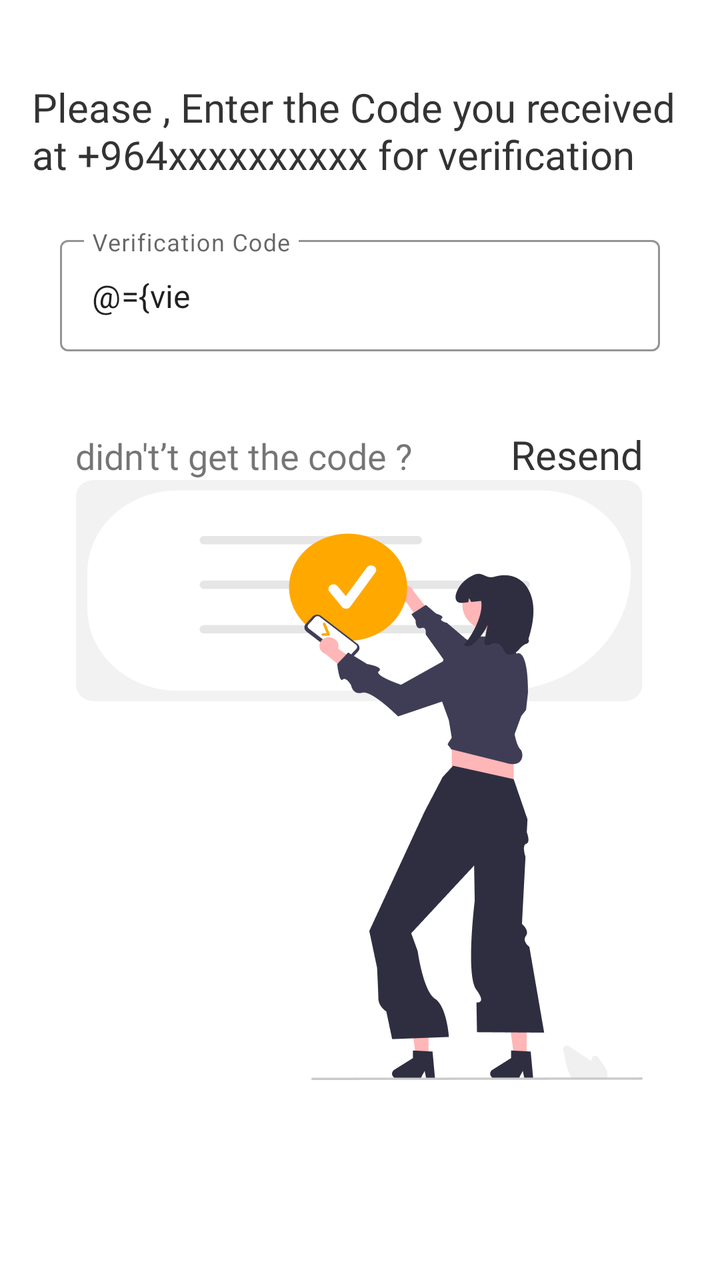
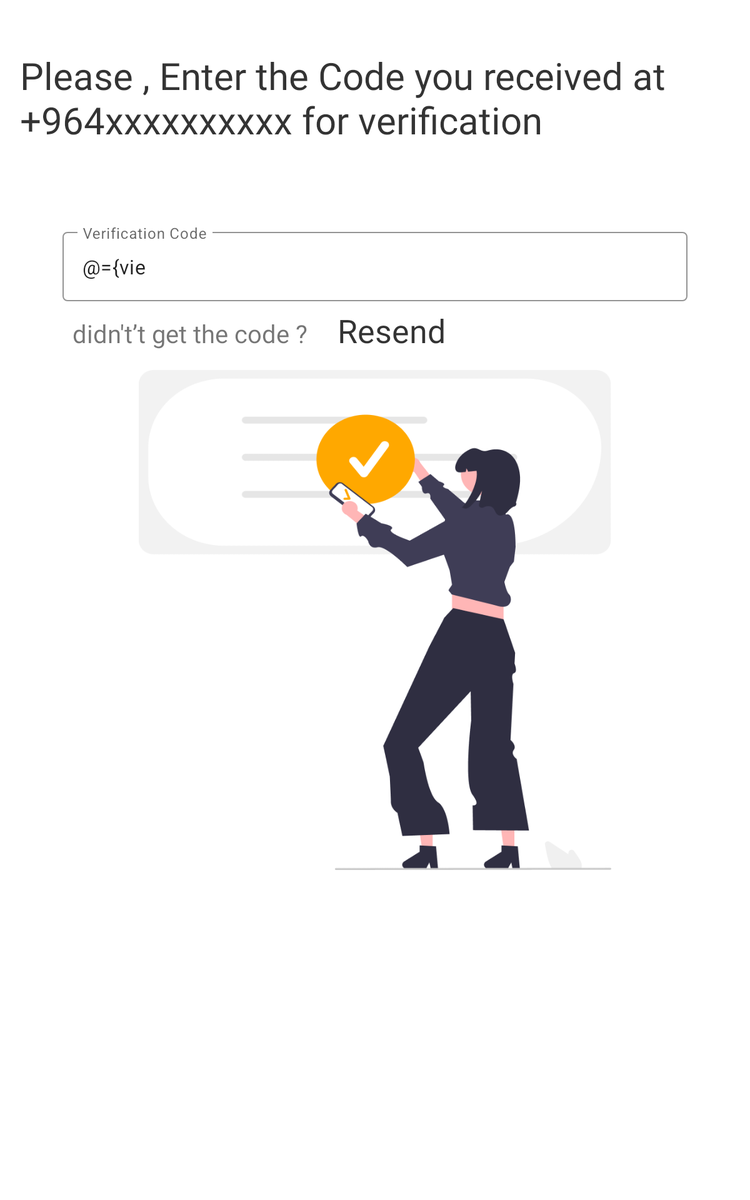

Compare how this app lays out the same screen by default and in its alternative resource folder. The renders come first, then the two layout files and the values they reference.
<!-- AndroidManifest.xml: application theme Theme.MenuPro10 -->
<!-- res/layout/fragment_otp.xml -->
<?xml version="1.0" encoding="utf-8"?>
<layout xmlns:android="http://schemas.android.com/apk/res/android"
    xmlns:app="http://schemas.android.com/apk/res-auto"
    xmlns:tools="http://schemas.android.com/tools">

    <data>
        <variable
            name="viewModel"
            type="com.mostafan3ma.android.menupro10.presentation.fragments.viewModels.OtpViewModel" />
    </data>

    <androidx.constraintlayout.widget.ConstraintLayout
        android:layout_width="match_parent"
        android:layout_height="match_parent"
        android:backgroundTint="@color/default_background"
        tools:context=".presentation.fragments.startingFragments.OtpFragment">


        <TextView
            android:id="@+id/tv_phon_number"
            style="@style/txt_styles"
            android:layout_width="match_parent"
            android:layout_height="wrap_content"
            android:layout_marginStart="16dp"
            android:layout_marginTop="40dp"
            android:text="@string/txt_please_enter_the_code_you_received_at_964xxxxxxxxxx_for_verification"
            app:layout_constraintEnd_toEndOf="parent"
            app:layout_constraintStart_toStartOf="parent"
            app:layout_constraintTop_toTopOf="parent" />


        <com.google.android.material.textfield.TextInputLayout
            android:id="@+id/otp_field"
            style="@style/Widget.MaterialComponents.TextInputLayout.OutlinedBox"
            android:layout_width="wrap_content"
            android:layout_height="wrap_content"
            android:layout_marginTop="24dp"
            android:hint="@string/verification_code"
            app:boxStrokeColor="#FFA800"
            app:endIconMode="clear_text"
            app:hintTextColor="#FFA800"
            app:layout_constraintEnd_toEndOf="parent"
            app:layout_constraintHorizontal_bias="0.5"
            app:layout_constraintStart_toStartOf="parent"
            app:layout_constraintTop_toBottomOf="@+id/tv_phon_number">

            <com.google.android.material.textfield.TextInputEditText
                android:id="@+id/otp_et"
                android:layout_width="300dp"
                android:layout_height="wrap_content"
                android:imeOptions="actionDone"
                android:inputType="number"
                android:text="@={viewModel.code}"
                android:maxLength="6" />
        </com.google.android.material.textfield.TextInputLayout>


        <LinearLayout
            android:layout_width="wrap_content"
            android:layout_height="wrap_content"
            android:background="@color/white"
            android:gravity="center"
            android:orientation="vertical"
            android:visibility="gone"
            app:layout_constraintBottom_toTopOf="@+id/imageView"
            app:layout_constraintEnd_toEndOf="parent"
            app:layout_constraintHorizontal_bias="0.5"
            app:layout_constraintStart_toStartOf="parent"
            app:layout_constraintTop_toBottomOf="@+id/tv_phon_number">


        </LinearLayout>


        <ImageView
            android:id="@+id/imageView"
            android:layout_width="300dp"
            android:layout_height="300dp"
            android:layout_marginBottom="36dp"
            android:src="@drawable/img_otp"
            app:layout_constraintBottom_toBottomOf="parent"
            app:layout_constraintEnd_toEndOf="parent"
            app:layout_constraintHorizontal_bias="0.495"
            app:layout_constraintStart_toStartOf="parent"
            app:layout_constraintTop_toBottomOf="@+id/otp_field" />

        <TextView
            android:id="@+id/textView3"
            android:layout_width="wrap_content"
            android:layout_height="wrap_content"
            android:layout_marginStart="8dp"
            android:fontFamily="@font/poppins_medium"
            android:text="@string/txt_didn_t_t_get_the_code_resend"
            android:textSize="18sp"
            app:layout_constraintBottom_toTopOf="@+id/imageView"
            app:layout_constraintEnd_toEndOf="@+id/imageView"
            app:layout_constraintHorizontal_bias="0.0"
            app:layout_constraintStart_toStartOf="@+id/imageView" />

        <TextView
            android:id="@+id/textView4"
            style="@style/txt_styles"
            android:layout_width="wrap_content"
            android:layout_height="wrap_content"
            android:layout_marginEnd="8dp"
            android:text="@string/resend"
            android:textSize="20sp"
            android:onClick="@{()-> viewModel.triggerResendEvent()}"
            app:layout_constraintBaseline_toBaselineOf="@+id/textView3"
            app:layout_constraintEnd_toEndOf="@+id/imageView" />
    </androidx.constraintlayout.widget.ConstraintLayout>
</layout>
<!-- resources referenced by this layout -->
<resources>
  <color name="default_background">#EFEFEF</color>
  <color name="white">#FFFFFFFF</color>
  <!-- drawable img_otp: png bitmap (drawable-v24, 28066 bytes) -->
  <string name="resend">Resend</string>
  <string name="txt_didn_t_t_get_the_code_resend">didn\'t’t get the code ?</string>
  <string name="txt_please_enter_the_code_you_received_at_964xxxxxxxxxx_for_verification">Please , Enter the Code you received at +964xxxxxxxxxx for verification</string>
  <string name="verification_code">Verification Code</string>
  <style name="txt_styles">
          <item name="fontFamily">@font/poppins_medium</item>
          <item name="android:textColor">@color/normal_txt_color</item>
          <item name="android:textSize">20sp</item>
      </style>
  <style name="Theme.MenuPro10" parent="Theme.MaterialComponents.DayNight.DarkActionBar">
          
          <item name="colorPrimary">@color/purple_500</item>
          <item name="colorPrimaryVariant">@color/purple_700</item>
          <item name="colorOnPrimary">@color/white</item>
          
          <item name="colorSecondary">@color/teal_200</item>
          <item name="colorSecondaryVariant">@color/teal_700</item>
          <item name="colorOnSecondary">@color/black</item>
          
          <item name="android:statusBarColor" tools:targetApi="l">?attr/colorPrimaryVariant</item>
          
      </style>
  <color name="normal_txt_color">#CC000000</color>
  <color name="purple_500">#FF6200EE</color>
  <color name="purple_700">#FF3700B3</color>
  <color name="teal_200">#FF03DAC5</color>
  <color name="teal_700">#FF018786</color>
  <color name="black">#FF000000</color>
</resources>
<!-- res/layout-sw600dp/fragment_otp.xml (the repository's variant of the layout above) -->
<!-- drawn on a 7-inch tablet held upright -->
<?xml version="1.0" encoding="utf-8"?>
<layout xmlns:android="http://schemas.android.com/apk/res/android"
    xmlns:app="http://schemas.android.com/apk/res-auto"
    xmlns:tools="http://schemas.android.com/tools">

    <data>
        <variable
            name="viewModel"
            type="com.mostafan3ma.android.menupro10.presentation.fragments.viewModels.OtpViewModel" />
    </data>
    <androidx.constraintlayout.widget.ConstraintLayout
        android:layout_width="match_parent"
        android:layout_height="match_parent"
        android:backgroundTint="#EFEFEF"
        tools:context=".presentation.fragments.startingFragments.OtpFragment">

        <ScrollView
            android:layout_width="match_parent"
            android:layout_height="match_parent">

            <androidx.constraintlayout.widget.ConstraintLayout
                android:layout_width="match_parent"
                android:layout_height="match_parent">

                <TextView
                    android:id="@+id/tv_phon_number"
                    style="@style/tablet_txt_styles"
                    android:layout_width="match_parent"
                    android:layout_height="wrap_content"
                    android:layout_marginStart="16dp"
                    android:layout_marginTop="40dp"
                    android:text="@string/txt_please_enter_the_code_you_received_at_964xxxxxxxxxx_for_verification"
                    app:layout_constraintEnd_toEndOf="parent"
                    app:layout_constraintStart_toStartOf="parent"
                    app:layout_constraintTop_toTopOf="parent" />

                <com.google.android.material.textfield.TextInputLayout
                    android:id="@+id/otp_field"
                    style="@style/Widget.MaterialComponents.TextInputLayout.OutlinedBox"
                    android:layout_width="wrap_content"
                    android:layout_height="wrap_content"
                    android:layout_marginTop="64dp"
                    android:hint="@string/verification_code"
                    app:boxStrokeColor="#FFA800"
                    app:endIconMode="clear_text"
                    app:hintTextColor="#FFA800"
                    app:layout_constraintEnd_toEndOf="parent"
                    app:layout_constraintHorizontal_bias="0.5"
                    app:layout_constraintStart_toStartOf="parent"
                    app:layout_constraintTop_toBottomOf="@+id/tv_phon_number">

                    <com.google.android.material.textfield.TextInputEditText
                        android:id="@+id/otp_et"
                        android:layout_width="500dp"
                        android:layout_height="wrap_content"
                        android:imeOptions="actionDone"
                        android:inputType="number"
                        android:text="@={viewModel.code}"
                        android:maxLength="6" />
                </com.google.android.material.textfield.TextInputLayout>

                <ImageView
                    android:id="@+id/imageView"
                    android:layout_width="400dp"
                    android:layout_height="400dp"
                    android:layout_marginTop="16dp"
                    android:layout_marginBottom="36dp"
                    android:src="@drawable/img_otp"
                    app:layout_constraintBottom_toBottomOf="parent"
                    app:layout_constraintEnd_toEndOf="parent"
                    app:layout_constraintStart_toStartOf="parent"
                    app:layout_constraintTop_toBottomOf="@+id/textView3"
                    app:layout_constraintVertical_bias="0.107" />

                <TextView
                    android:id="@+id/textView3"
                    android:layout_width="wrap_content"
                    android:layout_height="wrap_content"
                    android:layout_marginStart="8dp"
                    android:layout_marginTop="12dp"
                    android:fontFamily="@font/poppins_medium"
                    android:text="@string/txt_didn_t_t_get_the_code_resend"
                    android:textSize="20sp"
                    app:layout_constraintStart_toStartOf="@+id/otp_field"
                    app:layout_constraintTop_toBottomOf="@+id/otp_field" />

                <TextView
                    android:id="@+id/textView4"
                    style="@style/txt_styles"
                    android:layout_width="wrap_content"
                    android:layout_height="wrap_content"
                    android:layout_marginStart="24dp"
                    android:text="@string/resend"
                    android:textSize="26sp"
                    app:layout_constraintBaseline_toBaselineOf="@+id/textView3"
                    app:layout_constraintStart_toEndOf="@+id/textView3" />
            </androidx.constraintlayout.widget.ConstraintLayout>

        </ScrollView>


    </androidx.constraintlayout.widget.ConstraintLayout>
</layout>
<!-- resources referenced by the variant -->
<!-- as a 7-inch tablet held upright resolves them -->
<resources>
  <!-- drawable img_otp: png bitmap (drawable-v24, 28066 bytes) -->
  <string name="resend">Resend</string>
  <string name="txt_didn_t_t_get_the_code_resend">didn\'t’t get the code ?</string>
  <string name="txt_please_enter_the_code_you_received_at_964xxxxxxxxxx_for_verification">Please , Enter the Code you received at +964xxxxxxxxxx for verification</string>
  <string name="verification_code">Verification Code</string>
  <style name="tablet_txt_styles">
          <item name="fontFamily">@font/poppins_medium</item>
          <item name="android:textColor">@color/normal_txt_color</item>
          <item name="android:textSize">30sp</item>
      </style>
  <style name="txt_styles">
          <item name="fontFamily">@font/poppins_medium</item>
          <item name="android:textColor">@color/normal_txt_color</item>
          <item name="android:textSize">20sp</item>
      </style>
  <style name="Theme.MenuPro10" parent="Theme.MaterialComponents.DayNight.DarkActionBar">
          
          <item name="colorPrimary">@color/purple_500</item>
          <item name="colorPrimaryVariant">@color/purple_700</item>
          <item name="colorOnPrimary">@color/white</item>
          
          <item name="colorSecondary">@color/teal_200</item>
          <item name="colorSecondaryVariant">@color/teal_700</item>
          <item name="colorOnSecondary">@color/black</item>
          
          <item name="android:statusBarColor" tools:targetApi="l">?attr/colorPrimaryVariant</item>
          
      </style>
  <color name="normal_txt_color">#CC000000</color>
  <color name="purple_500">#FF6200EE</color>
  <color name="purple_700">#FF3700B3</color>
  <color name="white">#FFFFFFFF</color>
  <color name="teal_200">#FF03DAC5</color>
  <color name="teal_700">#FF018786</color>
  <color name="black">#FF000000</color>
</resources>
